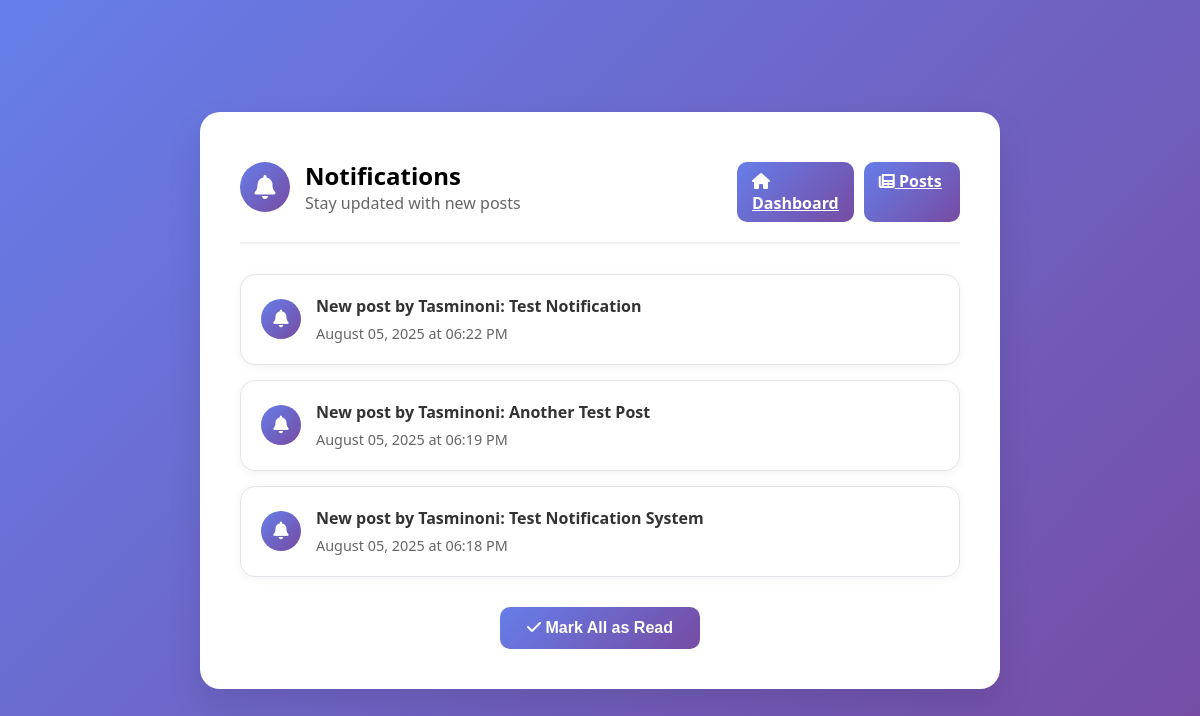
Screenshot of /notifications (signed in) with the database file from the repository.
### app_with_login.py (models this page shows)
class Notification(db.Model):
    id = db.Column(db.Integer, primary_key=True)
    user_id = db.Column(db.Integer, db.ForeignKey('user.id'), nullable=False)
    post_id = db.Column(db.Integer, db.ForeignKey('post.id'), nullable=False)
    message = db.Column(db.String(500), nullable=False)
    is_read = db.Column(db.Boolean, default=False)
    created_at = db.Column(db.DateTime, default=datetime.utcnow)
    user = db.relationship('User', backref='notifications')
    post = db.relationship('Post', backref='notifications')

### app_with_login.py (the view)
@app.route('/notifications')
def notifications():
    if 'user_id' not in session:
        return redirect(url_for('login'))
    user = User.query.get(session['user_id'])
    user_notifications = Notification.query.filter_by(user_id=user.id).order_by(Notification.created_at.desc()).all()
    return render_template('notifications.html', user=user, notifications=user_notifications)

### templates/notifications.html (shortened to what this page needs)
{% extends "base.html" %}
{% block content %}
<div class="dashboard">
    <div class="dashboard-header">
        <div class="user-info">
            <div class="user-avatar">
                <i class="fas fa-bell"></i>
            </div>
            <div>
                <h2>Notifications</h2>
                <p style="color: #666; margin: 0;">Stay updated with new posts</p>
            </div>
        </div>
        <div style="display: flex; gap: 10px;">
            <a href="{{ url_for('dashboard') }}" class="btn" style="max-width: 120px; padding: 8px 15px;">
                <i class="fas fa-home"></i> Dashboard
            </a>
            <a href="{{ url_for('posts') }}" class="btn" style="max-width: 120px; padding: 8px 15px;">
                <i class="fas fa-newspaper"></i> Posts
            </a>
        </div>
    </div>
    {% if notifications %}
        <div class="notifications-container">
            {% for notification in notifications %}
            <div class="notification-card {% if not notification.is_read %}unread{% endif %}">
                <div class="notification-header">
                    <div class="notification-icon">
                        <i class="fas fa-bell"></i>
                    </div>
                    <div class="notification-info">
                        <h4>{{ notification.message }}</h4>
                        <small>{{ notification.created_at.strftime('%B %d, %Y at %I:%M %p') }}</small>
                    </div>
                </div>
            </div>
            {% endfor %}
        </div>
        <div style="text-align: center; margin-top: 20px;">
            <button class="btn" onclick="markAllAsRead()" style="max-width: 200px;">
                <i class="fas fa-check"></i> Mark All as Read
            </button>
        </div>
    {% else %}
        <div class="empty-state">
            <i class="fas fa-bell-slash" style="font-size: 4rem; color: #ccc; margin-bottom: 20px;"></i>
            <h3>No notifications yet</h3>
            <p>You'll see notifications here when other users create new posts!</p>
        </div>
    {% endif %}
</div>
{% endblock %}

### templates/base.html (style rules this page uses)
* { margin: 0; padding: 0; box-sizing: border-box; }
body { font-family: 'Segoe UI', Tahoma, Geneva, Verdana, sans-serif; background: linear-gradient(135deg, #667eea 0%, #764ba2 100%); min-height: 100vh; display: flex; align-items: center; justify-content: center; }
.btn { width: 100%; padding: 12px; background: linear-gradient(135deg, #667eea 0%, #764ba2 100%); color: white; border: none; border-radius: 10px; font-size: 16px; font-weight: 600; cursor: pointer; transition: all 0.3s ease; margin-top: 10px; }
.dashboard { background: white; border-radius: 20px; box-shadow: 0 15px 35px rgba(0, 0, 0, 0.1); padding: 40px; width: 100%; max-width: 800px; min-height: 400px; }
.dashboard-header { display: flex; justify-content: space-between; align-items: center; margin-bottom: 30px; padding-bottom: 20px; border-bottom: 2px solid #f0f0f0; }
.user-info { display: flex; align-items: center; gap: 15px; }
.user-avatar { width: 50px; height: 50px; background: linear-gradient(135deg, #667eea 0%, #764ba2 100%); border-radius: 50%; display: flex; align-items: center; justify-content: center; color: white; font-size: 1.5rem; font-weight: bold; }

### templates/notifications.html (style rules this page uses)
.notifications-container { display: flex; flex-direction: column; gap: 15px; }
.notification-card { background: white; border: 1px solid #e1e5e9; border-radius: 15px; padding: 20px; box-shadow: 0 2px 10px rgba(0, 0, 0, 0.05); transition: all 0.3s ease; }
.notification-header { display: flex; align-items: center; gap: 15px; position: relative; }
.notification-icon { width: 40px; height: 40px; background: linear-gradient(135deg, #667eea 0%, #764ba2 100%); border-radius: 50%; display: flex; align-items: center; justify-content: center; color: white; font-size: 1.1rem; }
.notification-info h4 { margin: 0 0 5px 0; color: #333; font-size: 1rem; }
.notification-info small { color: #666; font-size: 0.9rem; }

### rows the page displays
Notification: message "New post by Tasminoni: Test Notification", created_at "August 05, 2025 at 06:22 PM"
Notification: message "New post by Tasminoni: Another Test Post", created_at "August 05, 2025 at 06:19 PM"
Notification: message "New post by Tasminoni: Test Notification System", created_at "August 05, 2025 at 06:18 PM"
